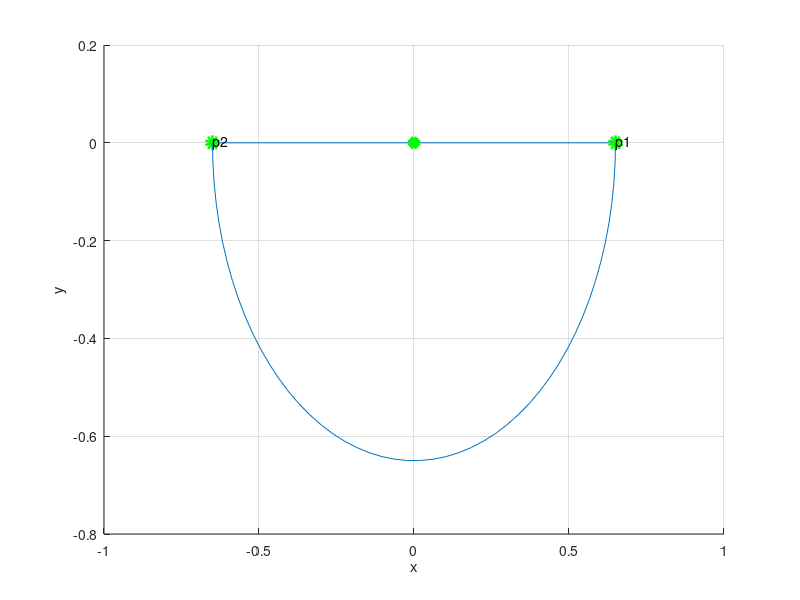

This figure's MATLAB source:
hold on
grid on
xlabel('x');
ylabel('y');
zlabel('z');
rotate3d on
p_x = [0.65,  -0.65];
p_y = [0,  0];
p_z = [0,  0];
line(p_x,p_y,p_z)
plot3(p_x(1),p_y(1),p_z(1),'go','linewidth',5)
text(p_x(1),p_y(1),p_z(1),'p1');
plot3(p_x(2),p_y(2),p_z(2),'go','linewidth',5)
text(p_x(2),p_y(2),p_z(2),'p2');
%%
p1 = [p_x(1);p_y(1);p_z(1)];
p2 = [p_x(2);p_y(2);p_z(2)];
%% 
% Trung diem AB
I = (p1+p2)/2;
plot3(I(1),I(2),I(3),'gx','linewidth',5)
% Ban kinh R 
R = sqrt((p1(1)-p2(1))^2+(p1(2)-p2(2))^2)/2;
start_p = atan2(p2(2)-I(2),p2(1)-I(1))
stop_p  = atan2(p1(2)-I(2),p1(1)-I(1));
stop_p  = +mod(stop_p - start_p,2*pi)  + start_p
theta =linspace(start_p,stop_p , 50);
x = I(1) + R*cos(theta);
y = I(2) + R*sin(theta);
z = I(3) + R*sin(theta)*0;
plot3(x,y,z)
